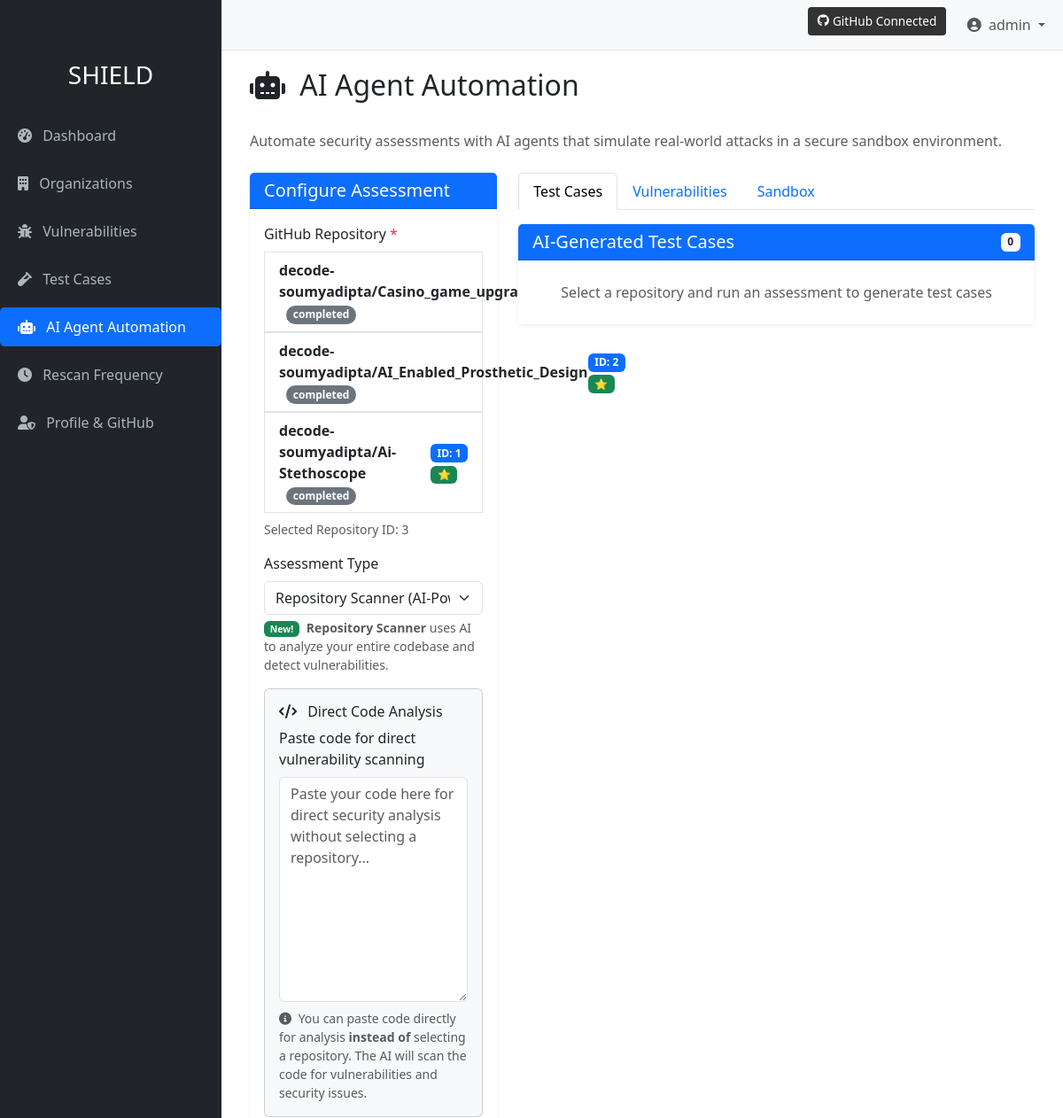
/ai-agent-automation (signed in, upper part), run on an earlier commit of the app's database.
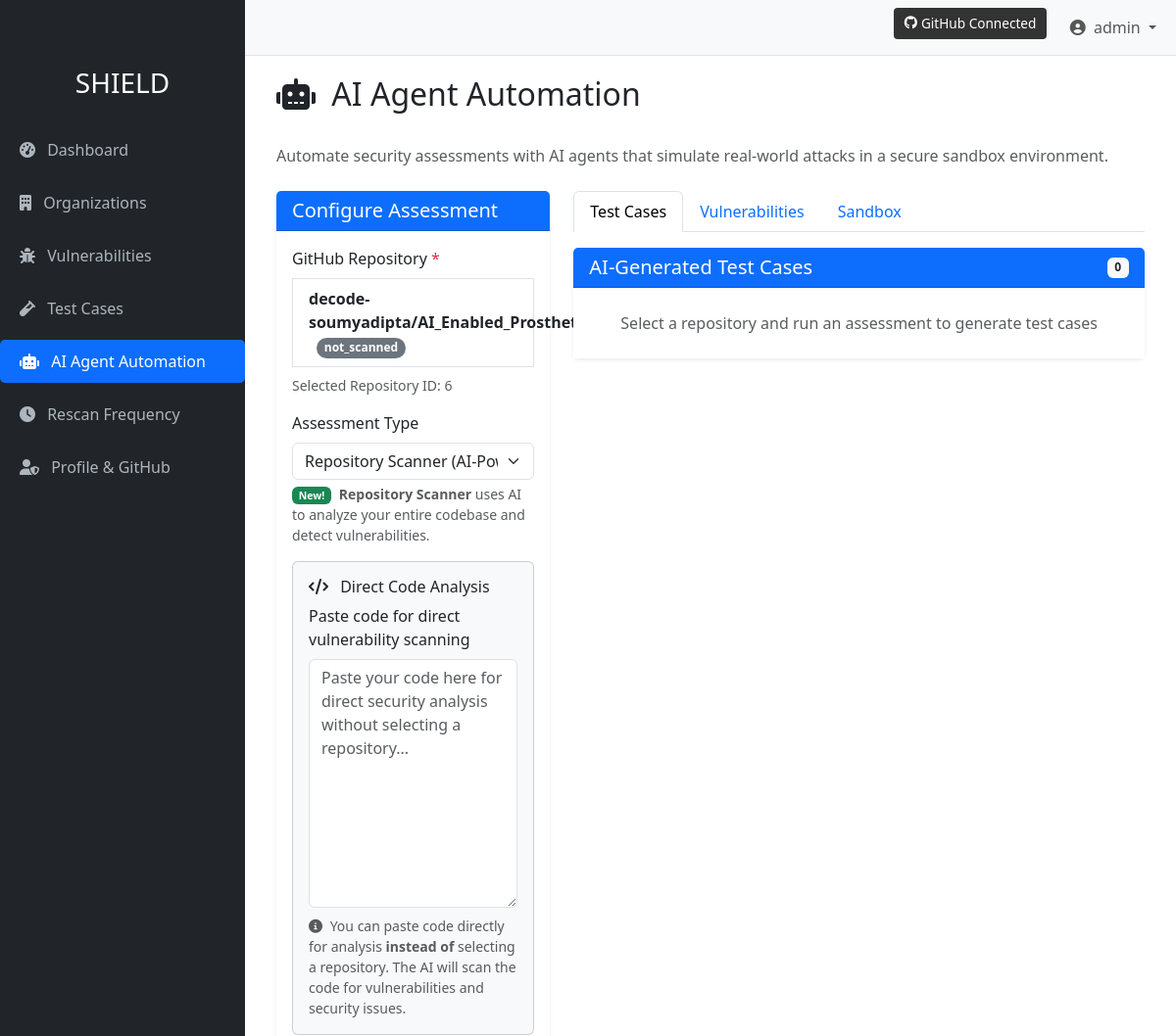
And on a later commit of the database.
### tables this page shows
CREATE TABLE users (
        id INTEGER PRIMARY KEY AUTOINCREMENT,
        username TEXT UNIQUE NOT NULL,
        email TEXT UNIQUE NOT NULL,
        password_hash TEXT NOT NULL,
        created_at TIMESTAMP DEFAULT CURRENT_TIMESTAMP
    , github_token TEXT, github_username TEXT, github_avatar_url TEXT, github_oauth_state TEXT);

CREATE TABLE github_repos (
        id INTEGER PRIMARY KEY AUTOINCREMENT,
        user_id INTEGER NOT NULL,
        repo_name TEXT NOT NULL,
        repo_url TEXT NOT NULL,
        last_scan TIMESTAMP,
        status TEXT DEFAULT 'not_scanned', github_id TEXT, language TEXT, description TEXT, visibility TEXT, added_at TIMESTAMP DEFAULT CURRENT_TIMESTAMP,
        FOREIGN KEY (user_id) REFERENCES users (id)
    );

### app.py (the view, shortened to what this page needs)
@app.route('/ai-agent-automation', methods=['GET', 'POST'])
def ai_agent_automation():
    if 'user_id' not in session:
        return redirect(url_for('login'))
    conn = get_db_connection()
    user_id = session['user_id']
    user = conn.execute('SELECT github_token FROM users WHERE id = ?', (user_id,)).fetchone()
    github_connected = user and user['github_token'] is not None
    saved_repos = conn.execute(
        'SELECT id, repo_name, repo_url, status, last_scan FROM github_repos WHERE user_id = ? ORDER BY last_scan DESC',
        (user_id,)
    ).fetchall()
    repositories = []
    for repo in saved_repos:
        repositories.append({
            'id': repo['id'],  # Use the database ID for the value
            'full_name': repo['repo_name'],
            'html_url': repo['repo_url'],
            'status': repo['status'],
            'last_scan': repo['last_scan'],
            'size_formatted': 'Unknown',  # Will fetch actual size if needed
            'is_saved': True  # Flag to indicate this is from the database
        })
    assessment_results = None
    vulnerabilities = []
    test_cases = []
    try:
        assessment_results = None
        test_cases = []
        vulnerabilities = []
        scanned_repo = None
        conn.close()
        return render_template(
            'ai_agent_automation.html',
            repositories=repositories,
            github_connected=github_connected,
        assessment_results=assessment_results,
            test_cases=test_cases,
            vulnerabilities=vulnerabilities,
            scanned_repo=scanned_repo,
        active_page='ai_agent_automation'
    )
    except Exception as e:
        logging.error(f"Error in AI agent automation page: {str(e)}")
        conn.close()
        flash(f"An error occurred: {str(e)}", 'danger')
        return redirect(url_for('dashboard'))

### app.py (called while the page is built)
def get_db_connection():
    conn = sqlite3.connect(DB_PATH)
    conn.row_factory = sqlite3.Row
    return conn

### templates/ai_agent_automation.html (shortened to what this page needs)
{% extends 'base.html' %}
{% block content %}
<div class="container-fluid">
    <div class="d-flex justify-content-between align-items-center mb-4">
        <h1 class="h2">
            <i class="fas fa-robot me-2"></i> AI Agent Automation
        </h1>
    </div>
    <p class="text-muted mb-4">
        Automate security assessments with AI agents that simulate real-world attacks in a secure sandbox environment.
    </p>
    <div class="row">
        <div class="col-md-4">
            <div class="card mb-4 border-0 shadow-sm">
                <div class="card-header bg-primary text-white">
                    <h5 class="mb-0">Configure Assessment</h5>
                </div>
                <div class="card-body">
                    <form method="post" action="{{ url_for('ai_agent_automation') }}" id="assessment-form">
                        <div class="mb-3">
                            <label for="repository" class="form-label">GitHub Repository <span class="text-danger">*</span></label>
                            <div class="list-group mb-2" id="repo-list-container">
                                {% if repositories %}
                                    {% for repo in repositories %}
                                    <div class="repo-option">
                                        <label class="list-group-item list-group-item-action d-flex justify-content-between align-items-center"
                                            for="repo{{ repo.id }}">
                                            <div>
                                                <strong>{{ repo.full_name }}</strong>
                                                {% if repo.status and repo.status != 'active' %}
                                                <span class="badge rounded-pill bg-secondary ms-2">{{ repo.status }}</span>
                                                {% endif %}
                                            </div>
                                            <div>
                                                <span class="badge bg-primary">ID: {{ repo.id }}</span>
                                                {% if repo.is_saved %}
                                                <span class="badge bg-success">⭐</span>
                                                {% endif %}
                                            </div>
                                        </label>
                                    </div>
                                    {% endfor %}
                                {% else %}
                                <div class="alert alert-warning">
                                    <i class="fas fa-exclamation-triangle me-2"></i> No GitHub repositories found.
                                    <a href="{{ url_for('github_repos') }}" class="alert-link">Add a repository</a> first.
                                </div>
                                {% endif %}
                            </div>
                            <div class="form-text small text-muted">
                                Selected Repository ID: <span id="selected-repo-id">
                                    {% if repositories and repositories|length > 0 %}{{ repositories[0].id }}{% else %}None{% endif %}
                                </span>
                            </div>
                        </div>
                        <div class="mb-3">
                            <label for="assessment_type" class="form-label">Assessment Type</label>
                            <select class="form-select" id="assessment_type" name="assessment_type">
                                <option value="repo_scan">Repository Scanner (AI-Powered)</option>
                            </select>
                            <div class="form-text">
                            </div>
                        </div>
                        <div class="mb-3" id="code-sample-container">
                            <div class="card bg-light p-3 mb-2">
                                <h6 class="mb-2"><i class="fas fa-code me-2"></i> Direct Code Analysis</h6>
                                <label for="code_sample" class="form-label">Paste code for direct vulnerability scanning</label>
                                <textarea class="form-control" id="code_sample" name="code_sample" rows="10" placeholder="Paste your code here for direct security analysis without selecting a repository..."></textarea>
                                <div class="form-text mt-2">
                                    <i class="fas fa-info-circle me-1"></i> You can paste code directly for analysis <strong>instead of</strong> selecting a repository. The AI will scan the code for vulnerabilities and security issues.
                                </div>
                            </div>
                        </div>
                    </form>
                </div>
            </div>
        </div>
        <div class="col-md-8">
            <ul class="nav nav-tabs mb-3" id="myTab" role="tablist">
                <li class="nav-item" role="presentation">
                    <button class="nav-link active" id="test-cases-tab" data-bs-toggle="tab" data-bs-target="#test-cases-tab-pane" type="button" role="tab" aria-controls="test-cases-tab-pane" aria-selected="true">Test Cases</button>
                </li>
                <li class="nav-item" role="presentation">
                    <button class="nav-link" id="vulnerabilities-tab" data-bs-toggle="tab" data-bs-target="#vulnerabilities-tab-pane" type="button" role="tab" aria-controls="vulnerabilities-tab-pane" aria-selected="false">Vulnerabilities</button>
                </li>
                <li class="nav-item" role="presentation">
                    <button class="nav-link" id="sandbox-tab" data-bs-toggle="tab" data-bs-target="#sandbox-tab-pane" type="button" role="tab" aria-controls="sandbox-tab-pane" aria-selected="false">Sandbox</button>
                </li>
            </ul>
            <div class="tab-content" id="myTabContent">
                <div class="tab-pane fade show active" id="test-cases-tab-pane" role="tabpanel" aria-labelledby="test-cases-tab" tabindex="0">
                    <div class="card border-0 shadow-sm">
                        <div class="card-header bg-primary text-white d-flex justify-content-between align-items-center">
                            <h5 class="mb-0">AI-Generated Test Cases</h5>
                            <span class="badge bg-light text-dark">{{ test_cases|length }}</span>
                        </div>
                        <div class="card-body p-0">
                            <div class="list-group list-group-flush">
                                {% for test_case in test_cases %}
                                <a href="{{ url_for('test_case_detail', test_case_id=test_case.id) }}" class="list-group-item list-group-item-action">
                                    <div class="d-flex justify-content-between align-items-center mb-2">
                                        <h6 class="mb-0">{{ test_case.name }}</h6>
                                        <span class="badge bg-{% if test_case.status == 'completed' %}success{% elif test_case.status == 'failed' %}danger{% elif test_case.status == 'running' %}warning{% else %}secondary{% endif %}">
                                            {{ test_case.status }}
                                        </span>
                                    </div>
                                    <div class="mb-2">{{ test_case.description }}</div>
                                    <div class="d-flex small text-muted">
                                        <div class="me-3">Type: {{ test_case.type }}</div>
                                        <div>Target: {{ test_case.target }}</div>
                                    </div>
                                </a>
                                {% else %}
                                <div class="list-group-item text-center text-muted py-4">
                                    {% if assessment_results %}
                                    No test cases generated for this repository
                                    {% else %}
                                    Select a repository and run an assessment to generate test cases
                                    {% endif %}
                                </div>
                                {% endfor %}
                            </div>
                        </div>
                    </div>
                </div>
            </div>
        </div>
    </div>
</div>
{% endblock %}

### templates/base.html (shortened to what this page needs)
<!DOCTYPE html>
<html lang="en">
<head>
    <link href="https://cdn.jsdelivr.net/npm/bootstrap@5.3.0-alpha1/dist/css/bootstrap.min.css" rel="stylesheet">
    <link rel="stylesheet" href="https://cdnjs.cloudflare.com/ajax/libs/font-awesome/6.0.0/css/all.min.css">
    <link rel="stylesheet" href="{{ url_for('static', filename='css/main.css') }}">
</head>
<body>
    {% if 'user_id' in session %}
    <div class="sidebar">
        <h3 class="text-center mb-4 mt-2">SHIELD</h3>
        <ul class="nav flex-column">
            <li class="nav-item">
                <a class="nav-link {% if active_page == 'dashboard' %}active{% endif %}" href="{{ url_for('dashboard') }}">
                    <i class="fas fa-tachometer-alt me-2"></i> Dashboard
                </a>
            </li>
            <li class="nav-item">
                <a class="nav-link {% if active_page == 'organizations' %}active{% endif %}" href="{{ url_for('organizations') }}">
                    <i class="fas fa-building me-2"></i> Organizations
                </a>
            </li>
            <li class="nav-item">
                <a class="nav-link {% if active_page == 'vulnerabilities' %}active{% endif %}" href="{{ url_for('vulnerabilities') }}">
                    <i class="fas fa-bug me-2"></i> Vulnerabilities
                </a>
            </li>
            <li class="nav-item">
                <a class="nav-link {% if active_page == 'test_cases' %}active{% endif %}" href="{{ url_for('test_cases') }}">
                    <i class="fas fa-vial me-2"></i> Test Cases
                </a>
            </li>
            <li class="nav-item">
                <a class="nav-link {% if active_page == 'ai_agent_automation' %}active{% endif %}" href="{{ url_for('ai_agent_automation') }}">
                    <i class="fas fa-robot me-2"></i> AI Agent Automation
                </a>
            </li>
            <li class="nav-item">
                <a class="nav-link {% if active_page == 'rescan_frequency' %}active{% endif %}" href=#>
                    <i class="fas fa-clock me-2"></i> Rescan Frequency
                </a>
            </li>
            <li class="nav-item">
                <a class="nav-link {% if active_page == 'profile' %}active{% endif %}" href="{{ url_for('profile') }}">
                    <i class="fas fa-user-shield me-2"></i> Profile & GitHub
                </a>
            </li>
        </ul>
    </div>
    <nav class="navbar navbar-expand-lg navbar-light bg-light border-bottom">
        <div class="container-fluid">
            <div class="collapse navbar-collapse" id="navbarSupportedContent">
                <ul class="navbar-nav ms-auto">
                    {% if session.get('github_token') %}
                    <li class="nav-item">
                        <span class="github-badge">
                            <i class="fab fa-github"></i> GitHub Connected
                        </span>
                    </li>
                    {% endif %}
                    <li class="nav-item dropdown">
                        <a class="nav-link dropdown-toggle" href="#" id="navbarDropdown" role="button" data-bs-toggle="dropdown">
                            <i class="fas fa-user-circle me-1"></i> {{ session.get('username', 'User') }}
                        </a>
                    </li>
                </ul>
            </div>
        </div>
    </nav>
    {% endif %}
    <div class="{% if 'user_id' in session %}main-content{% endif %}">
        {% block content %}{% endblock %}
    </div>
</body>
</html>

### templates/base.html (style rules this page uses)
body { min-height: 100vh; display: flex; flex-direction: column; }
.sidebar { height: 100%; width: 250px; position: fixed; top: 0; left: 0; background-color: #212529; padding-top: 60px; color: white; }
.sidebar .nav-link { color: #adb5bd; padding: 10px 20px; margin: 5px 0; border-radius: 5px; }
.sidebar .nav-link.active { color: #fff; background-color: #0d6efd; }
.main-content { margin-left: 250px; padding: 20px; flex-grow: 1; }
.navbar { margin-left: 250px; }
.github-badge { display: inline-flex; align-items: center; background-color: #333; color: white; padding: 0.35rem 0.65rem; border-radius: 0.25rem; font-size: 0.85rem; margin-right: 1rem; }
.github-badge i { margin-right: 0.25rem; }

What changed in the data, as far as the page shows it:
removed github_repos: full_name "decode-soumyadipta/Casino_game_upgradation_web3", status "completed", id "3"
removed github_repos: full_name "decode-soumyadipta/AI_Enabled_Prosthetic_Design", status "completed", id "2"
removed github_repos: full_name "decode-soumyadipta/Ai-Stethoscope", status "completed", id "1"
added github_repos: full_name "decode-soumyadipta/AI_Enabled_Prosthetic_Design", status "not_scanned", id "6"
